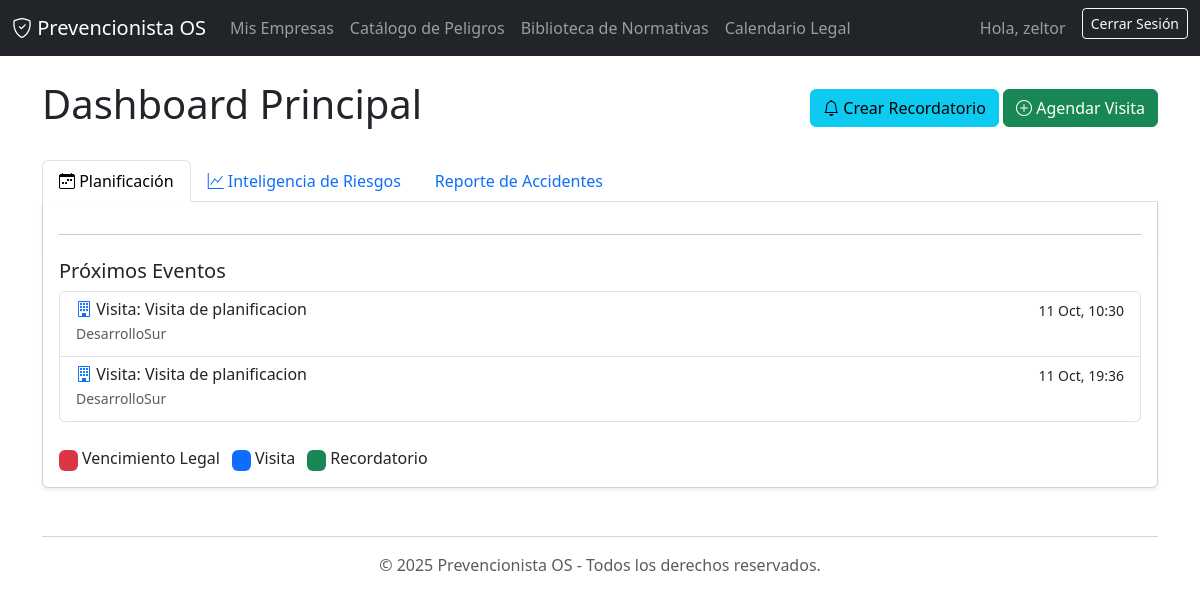
The app's page / (signed in) with its own data.
### agenda/models.py (models this page shows, shortened)
class Visita(models.Model):
    ESTADO_CHOICES = [
        ('propuesta', 'Propuesta'),
        ('agendada', 'Agendada'),
        ('completada', 'Completada'),
        ('cancelada', 'Cancelada'),
    ]
    empresa = models.ForeignKey(Empresa, on_delete=models.CASCADE, related_name='visitas')
    asunto = models.CharField(max_length=255)
    descripcion = models.TextField(blank=True)
    fecha_hora = models.DateTimeField()
    estado = models.CharField(max_length=20, choices=ESTADO_CHOICES, default='propuesta')

### gestion_riesgos/models.py (models this page shows, shortened)
class Empresa(models.Model):
    prevencionista = models.ForeignKey(settings.AUTH_USER_MODEL, on_delete=models.CASCADE, related_name='empresas_gestionadas')
    razon_social = models.CharField(max_length=255)
    rut = models.CharField(max_length=12, unique=True, help_text="Ej: 76.123.456-7")
    direccion = models.CharField(max_length=255, blank=True)
    telefono = models.CharField(max_length=20, blank=True)
    fecha_creacion = models.DateTimeField(auto_now_add=True)

### gestion_riesgos/views.py (the view)
# urls.py: path('', views.DashboardView.as_view(), name='dashboard'),
class DashboardView(LoginRequiredMixin, TemplateView):
    template_name = 'dashboard.html'
    def get_context_data(self, **kwargs):
        context = super().get_context_data(**kwargs)
        now = timezone.now()
        proximas_visitas = Visita.objects.filter(
            empresa__prevencionista=self.request.user,
            fecha_hora__gte=now
        ).order_by('fecha_hora')
        proximos_recordatorios = Recordatorio.objects.filter(
            prevencionista=self.request.user,
            fecha_hora__gte=now
        ).order_by('fecha_hora')
        eventos_combinados = sorted(
            list(chain(proximas_visitas, proximos_recordatorios)),
            key=attrgetter('fecha_hora')
        )
        context['proximos_eventos'] = eventos_combinados[:4]
        return context

### gestion_riesgos/templates/dashboard.html (shortened to what this page needs)
{% extends 'base.html' %}
{% block content %}
<div class="d-flex justify-content-between align-items-center mb-4">
    <h1>Dashboard Principal</h1>
    <div>
        <a href="{% url 'recordatorio_create' %}" class="btn btn-info">
            <i class="bi bi-bell"></i> Crear Recordatorio
        </a>
        <a href="{% url 'visita_create' %}" class="btn btn-success">
            <i class="bi bi-plus-circle"></i> Agendar Visita
        </a>
    </div>
</div>
<ul class="nav nav-tabs" id="dashboardTabs" role="tablist">
    <li class="nav-item" role="presentation">
        <button class="nav-link active" id="planificacion-tab" data-bs-toggle="tab" data-bs-target="#planificacion" type="button" role="tab" aria-controls="planificacion" aria-selected="true">
            <i class="bi bi-calendar-week"></i> Planificación
        </button>
    </li>
    <li class="nav-item" role="presentation">
        <button class="nav-link" id="riesgos-tab" data-bs-toggle="tab" data-bs-target="#riesgos" type="button" role="tab" aria-controls="riesgos" aria-selected="false">
            <i class="bi bi-graph-up"></i> Inteligencia de Riesgos
        </button>
    </li>
    <li class="nav-item">
        <a class="nav-link" href="{% url 'reporte_accidente_list' %}">Reporte de Accidentes</a>
    </li>
</ul>
<div class="tab-content" id="dashboardTabsContent">
    <div class="tab-pane fade show active" id="planificacion" role="tabpanel" aria-labelledby="planificacion-tab">
        <div class="card shadow-sm border-top-0 rounded-0 rounded-bottom">
            <div class="card-body">
                <hr>
                <h5 class="mt-4">Próximos Eventos</h5>
                <div class="list-group">
                    {% for evento in proximos_eventos %}
                        {% if evento.asunto %}
                            <a href="{% url 'visita_update' evento.pk %}" class="list-group-item list-group-item-action">
                                <div class="d-flex w-100 justify-content-between">
                                    <h6 class="mb-1"><i class="bi bi-building text-primary"></i> Visita: {{ evento.asunto }}</h6>
                                    <small>{{ evento.fecha_hora|date:"d M, H:i" }}</small>
                                </div>
                                <p class="mb-1 small text-muted">{{ evento.empresa.razon_social }}</p>
                            </a>
                        {% endif %}
                    {% empty %}
                        <div class="list-group-item">
                            <p class="text-muted text-center mb-0">No tienes eventos próximos agendados.</p>
                        </div>
                    {% endfor %}
                </div>
                <ul class="list-inline mt-4 mb-0">
                    <li class="list-inline-item"><span class="badge" style="background-color:#dc3545;">&nbsp;</span> Vencimiento Legal</li>
                    <li class="list-inline-item"><span class="badge" style="background-color:#0d6efd;">&nbsp;</span> Visita</li>
                    <li class="list-inline-item"><span class="badge" style="background-color:#198754;">&nbsp;</span> Recordatorio</li>
                </ul>
            </div>
        </div>
    </div>
</div>
{% endblock %}

### gestion_riesgos/templates/base.html (shortened to what this page needs)
<!DOCTYPE html>
<html lang="es">
<head>
    <link href="https://cdn.jsdelivr.net/npm/bootstrap@5.3.3/dist/css/bootstrap.min.css" rel="stylesheet">
    <link rel="stylesheet" href="https://cdn.jsdelivr.net/npm/bootstrap-icons@1.11.3/font/bootstrap-icons.min.css">
</head>
<body>
    <nav class="navbar navbar-expand-lg navbar-dark bg-dark">
        <div class="container-fluid">
            <a class="navbar-brand" href="{% url 'dashboard' %}">
                <i class="bi bi-shield-check"></i> Prevencionista OS
            </a>
            <div class="collapse navbar-collapse" id="navbarNav">
                {% if user.is_authenticated %}
                <ul class="navbar-nav me-auto mb-2 mb-lg-0">
                    <li class="nav-item">
                        <a class="nav-link" href="{% url 'empresa_list' %}">Mis Empresas</a>
                    </li>
                    <li class="nav-item">
                        <a class="nav-link" href="{% url 'peligro_list' %}">Catálogo de Peligros</a>
                    </li>
                    <li class="nav-item">
                        <a class="nav-link" href="{% url 'normativa_list' %}">Biblioteca de Normativas</a>
                    </li>
                    <li class="nav-item">
                        <a class="nav-link" href="{% url 'calendario_legal' %}">Calendario Legal</a>
                    </li>
                </ul>
                {% endif %}
                <div class="d-flex ms-auto">
                    {% if user.is_authenticated %}
                        <span class="navbar-text me-3">
                            Hola, {{ user.first_name|default:user.username }}
                        </span>
                        <form action="{% url 'logout' %}" method="post">
                            <button type="submit" class="btn btn-outline-light btn-sm">Cerrar Sesión</button>
                        </form>
                    {% else %}
                        <a href="{% url 'login' %}" class="btn btn-primary">Iniciar Sesión</a>
                    {% endif %}
                </div>
            </div>
        </div>
    </nav>
    <main class="container mt-4">
        {% block content %}{% endblock %}
    </main>
    <footer class="container text-center mt-5 mb-3 text-muted">
        <hr>
        <p>&copy; {% now "Y" %} Prevencionista OS - Todos los derechos reservados.</p>
    </footer>
</body>
</html>

### records on screen
Visita: asunto "Visita de planificacion", fecha_hora "11 Oct, 10:30", empresa.razon_social "DesarrolloSur"
Visita: asunto "Visita de planificacion", fecha_hora "11 Oct, 19:36", empresa.razon_social "DesarrolloSur"

### other values on screen
{{ user.first_name|default:user.username }} "zeltor"
